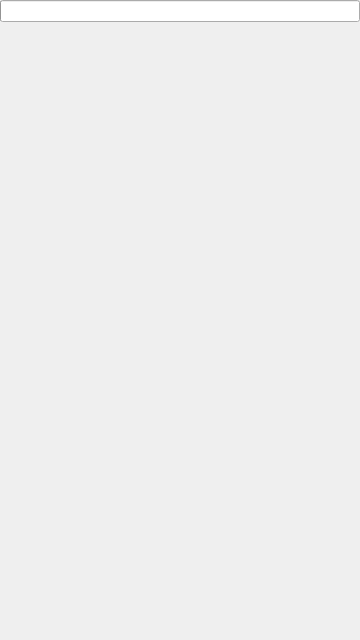
<?xml version="1.0" encoding="UTF-8"?>
<ui version="4.0">
 <class>MainWindow</class>
 <widget class="QMainWindow" name="MainWindow">
  <property name="geometry">
   <rect>
    <x>0</x>
    <y>0</y>
    <width>360</width>
    <height>640</height>
   </rect>
  </property>
  <property name="sizePolicy">
   <sizepolicy hsizetype="Ignored" vsizetype="Ignored">
    <horstretch>0</horstretch>
    <verstretch>0</verstretch>
   </sizepolicy>
  </property>
  <property name="windowTitle">
   <string>MainWindow</string>
  </property>
  <property name="windowIcon">
   <iconset resource="Icons.qrc">
    <normaloff>:/qmobilempd.svg</normaloff>:/qmobilempd.svg</iconset>
  </property>
  <widget class="QWidget" name="centralWidget">
   <property name="sizePolicy">
    <sizepolicy hsizetype="Ignored" vsizetype="Ignored">
     <horstretch>0</horstretch>
     <verstretch>0</verstretch>
    </sizepolicy>
   </property>
   <layout class="QVBoxLayout" name="verticalLayout">
    <property name="spacing">
     <number>0</number>
    </property>
    <property name="sizeConstraint">
     <enum>QLayout::SetMaximumSize</enum>
    </property>
    <property name="margin">
     <number>0</number>
    </property>
    <item>
     <layout class="QVBoxLayout" name="verticalLayout_2">
      <property name="sizeConstraint">
       <enum>QLayout::SetMaximumSize</enum>
      </property>
     </layout>
    </item>
    <item>
     <widget class="QProgressBar" name="pgr_time">
      <property name="sizePolicy">
       <sizepolicy hsizetype="Preferred" vsizetype="Fixed">
        <horstretch>0</horstretch>
        <verstretch>0</verstretch>
       </sizepolicy>
      </property>
      <property name="value">
       <number>0</number>
      </property>
      <property name="alignment">
       <set>Qt::AlignCenter</set>
      </property>
      <property name="textVisible">
       <bool>true</bool>
      </property>
      <property name="format">
       <string/>
      </property>
     </widget>
    </item>
    <item>
     <layout class="QHBoxLayout" name="horizontalLayout" stretch="0,0,0,0,0,0,0,0">
      <property name="spacing">
       <number>0</number>
      </property>
      <property name="sizeConstraint">
       <enum>QLayout::SetNoConstraint</enum>
      </property>
      <item>
       <widget class="QPushButton" name="btn_Menu">
        <property name="sizePolicy">
         <sizepolicy hsizetype="Preferred" vsizetype="Maximum">
          <horstretch>0</horstretch>
          <verstretch>0</verstretch>
         </sizepolicy>
        </property>
        <property name="toolTip">
         <string>View Menu</string>
        </property>
        <property name="text">
         <string/>
        </property>
        <property name="icon">
         <iconset resource="Icons.qrc">
          <normaloff>:/icons/format-justify-fill.png</normaloff>:/icons/format-justify-fill.png</iconset>
        </property>
        <property name="iconSize">
         <size>
          <width>32</width>
          <height>32</height>
         </size>
        </property>
        <property name="flat">
         <bool>true</bool>
        </property>
       </widget>
      </item>
      <item>
       <widget class="QPushButton" name="btnPrev">
        <property name="sizePolicy">
         <sizepolicy hsizetype="Preferred" vsizetype="Maximum">
          <horstretch>0</horstretch>
          <verstretch>0</verstretch>
         </sizepolicy>
        </property>
        <property name="toolTip">
         <string>Previous song</string>
        </property>
        <property name="text">
         <string/>
        </property>
        <property name="icon">
         <iconset resource="Icons.qrc">
          <normaloff>:/icons/media-skip-backward.png</normaloff>:/icons/media-skip-backward.png</iconset>
        </property>
        <property name="iconSize">
         <size>
          <width>32</width>
          <height>32</height>
         </size>
        </property>
        <property name="default">
         <bool>false</bool>
        </property>
        <property name="flat">
         <bool>true</bool>
        </property>
       </widget>
      </item>
      <item>
       <widget class="QPushButton" name="btnNext">
        <property name="sizePolicy">
         <sizepolicy hsizetype="Preferred" vsizetype="Maximum">
          <horstretch>0</horstretch>
          <verstretch>0</verstretch>
         </sizepolicy>
        </property>
        <property name="toolTip">
         <string>next song</string>
        </property>
        <property name="text">
         <string/>
        </property>
        <property name="icon">
         <iconset resource="Icons.qrc">
          <normaloff>:/icons/media-skip-forward.png</normaloff>:/icons/media-skip-forward.png</iconset>
        </property>
        <property name="iconSize">
         <size>
          <width>32</width>
          <height>32</height>
         </size>
        </property>
        <property name="default">
         <bool>false</bool>
        </property>
        <property name="flat">
         <bool>true</bool>
        </property>
       </widget>
      </item>
      <item>
       <widget class="QPushButton" name="btnPlay">
        <property name="sizePolicy">
         <sizepolicy hsizetype="Preferred" vsizetype="Maximum">
          <horstretch>0</horstretch>
          <verstretch>0</verstretch>
         </sizepolicy>
        </property>
        <property name="toolTip">
         <string>play/pause</string>
        </property>
        <property name="text">
         <string/>
        </property>
        <property name="icon">
         <iconset resource="Icons.qrc">
          <normaloff>:/icons/media-playback-start.png</normaloff>:/icons/media-playback-start.png</iconset>
        </property>
        <property name="iconSize">
         <size>
          <width>32</width>
          <height>32</height>
         </size>
        </property>
        <property name="default">
         <bool>false</bool>
        </property>
        <property name="flat">
         <bool>true</bool>
        </property>
       </widget>
      </item>
      <item>
       <widget class="QPushButton" name="btnStop">
        <property name="sizePolicy">
         <sizepolicy hsizetype="Preferred" vsizetype="Maximum">
          <horstretch>0</horstretch>
          <verstretch>0</verstretch>
         </sizepolicy>
        </property>
        <property name="toolTip">
         <string>stop playing</string>
        </property>
        <property name="text">
         <string/>
        </property>
        <property name="icon">
         <iconset resource="Icons.qrc">
          <normaloff>:/icons/media-playback-stop.png</normaloff>:/icons/media-playback-stop.png</iconset>
        </property>
        <property name="iconSize">
         <size>
          <width>32</width>
          <height>32</height>
         </size>
        </property>
        <property name="default">
         <bool>false</bool>
        </property>
        <property name="flat">
         <bool>true</bool>
        </property>
       </widget>
      </item>
      <item>
       <widget class="QPushButton" name="btnShuffle">
        <property name="sizePolicy">
         <sizepolicy hsizetype="Preferred" vsizetype="Maximum">
          <horstretch>0</horstretch>
          <verstretch>0</verstretch>
         </sizepolicy>
        </property>
        <property name="text">
         <string/>
        </property>
        <property name="icon">
         <iconset resource="Icons.qrc">
          <normaloff>:/icons/media-playlist-shuffle.png</normaloff>:/icons/media-playlist-shuffle.png</iconset>
        </property>
        <property name="iconSize">
         <size>
          <width>32</width>
          <height>32</height>
         </size>
        </property>
        <property name="checkable">
         <bool>true</bool>
        </property>
        <property name="checked">
         <bool>false</bool>
        </property>
        <property name="flat">
         <bool>true</bool>
        </property>
       </widget>
      </item>
      <item>
       <widget class="QPushButton" name="btnRepeat">
        <property name="sizePolicy">
         <sizepolicy hsizetype="Preferred" vsizetype="Maximum">
          <horstretch>0</horstretch>
          <verstretch>0</verstretch>
         </sizepolicy>
        </property>
        <property name="text">
         <string/>
        </property>
        <property name="icon">
         <iconset resource="Icons.qrc">
          <normaloff>:/icons/media-playlist-repeat.png</normaloff>:/icons/media-playlist-repeat.png</iconset>
        </property>
        <property name="iconSize">
         <size>
          <width>32</width>
          <height>32</height>
         </size>
        </property>
        <property name="checkable">
         <bool>true</bool>
        </property>
        <property name="checked">
         <bool>false</bool>
        </property>
        <property name="flat">
         <bool>true</bool>
        </property>
       </widget>
      </item>
      <item>
       <widget class="QPushButton" name="btnVolume">
        <property name="sizePolicy">
         <sizepolicy hsizetype="Preferred" vsizetype="Maximum">
          <horstretch>0</horstretch>
          <verstretch>0</verstretch>
         </sizepolicy>
        </property>
        <property name="toolTip">
         <string>show volume control</string>
        </property>
        <property name="text">
         <string/>
        </property>
        <property name="icon">
         <iconset resource="Icons.qrc">
          <normaloff>:/icons/audio-volume-high.png</normaloff>:/icons/audio-volume-high.png</iconset>
        </property>
        <property name="iconSize">
         <size>
          <width>32</width>
          <height>32</height>
         </size>
        </property>
        <property name="checkable">
         <bool>false</bool>
        </property>
        <property name="default">
         <bool>false</bool>
        </property>
        <property name="flat">
         <bool>true</bool>
        </property>
       </widget>
      </item>
     </layout>
    </item>
   </layout>
  </widget>
  <widget class="QMenuBar" name="menuBar">
   <property name="geometry">
    <rect>
     <x>0</x>
     <y>0</y>
     <width>360</width>
     <height>21</height>
    </rect>
   </property>
  </widget>
 </widget>
 <layoutdefault spacing="6" margin="11"/>
 <resources>
  <include location="Icons.qrc"/>
 </resources>
 <connections/>
</ui>
